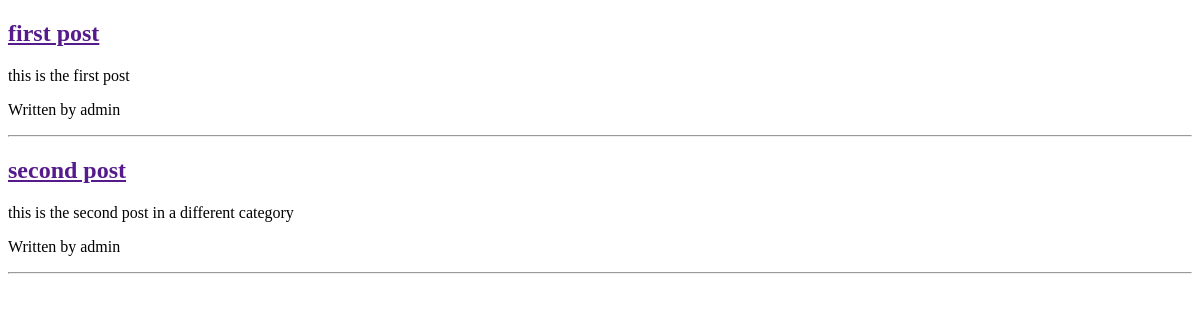
/blog/, run on an earlier commit of the app's database.
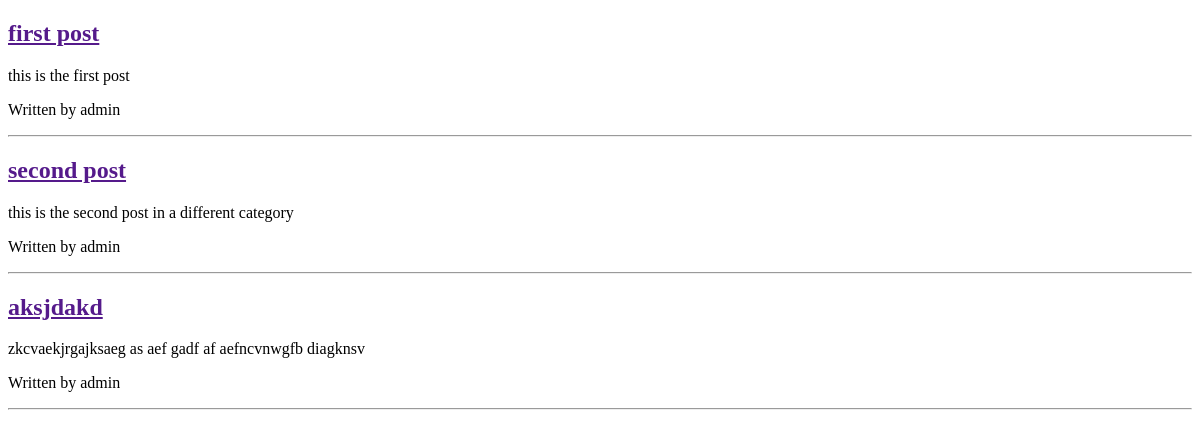
And on a later commit of the database.
### blog/models.py (models this page shows, shortened)
class Post(models.Model):
    STATUS_CHOICES = (
        ('draft','Draft'),
        ('published','Published'),
    )
    category = models.ForeignKey(Category)
    title = models.CharField(max_length=250)
    slug = models.SlugField(max_length=250, unique=True)
    content = models.TextField()
    seo_title = models.CharField(max_length=250)
    seo_description = models.CharField(max_length=250)
    author = models.ForeignKey(User, related_name='blog_posts')
    published = models.DateTimeField(default=timezone.now)
    created = models.DateTimeField(auto_now_add=True)
    updated = models.DateTimeField(auto_now=True)
    status = models.CharField(max_length=9, choices=STATUS_CHOICES, default='draft ')

### blog/views.py (the view)
def list_of_post(request):
    post = Post.objects.filter(status='published')
    return render(request, 'blog/post/list_of_post.html', {'post':post})

### blog/templates/blog/post/list_of_post.html (shortened to what this page needs)
{% extends 'blog/base.html' %}
{% block content %}
    {% for posts in post %}
    <h2><a href="{{post.get_absolute_url}}">{{ posts.title}}</a></h2>
        {{posts.content|truncatewords:40|linebreaks}}
        <p>Written by {{posts.author}}</p>
        <hr>
    {% endfor %}
{% endblock %}

What changed in the data, as far as the page shows it:
added Post: title "aksjdakd", content "zkcvaekjrgajksaeg as aef gadf af aefncvnwgfb diagknsv", author "admin"
